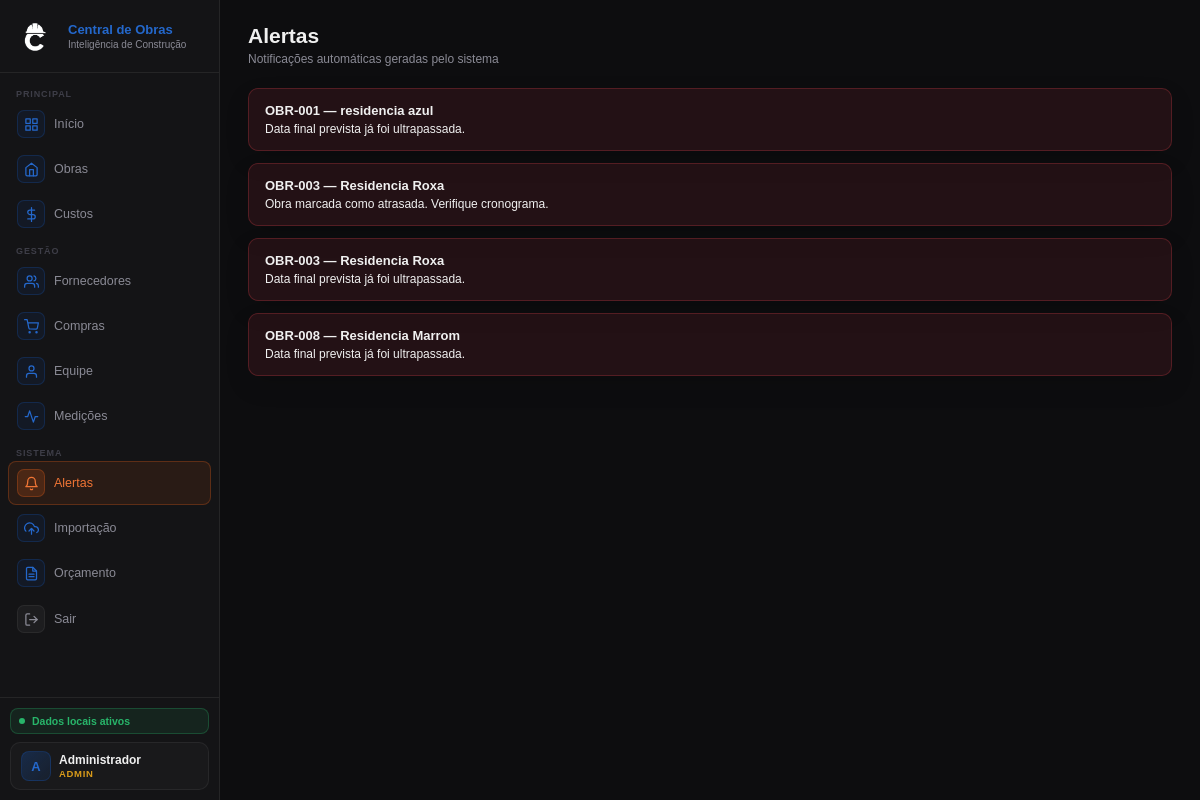
Before: /alertas (signed in) with the older database file.
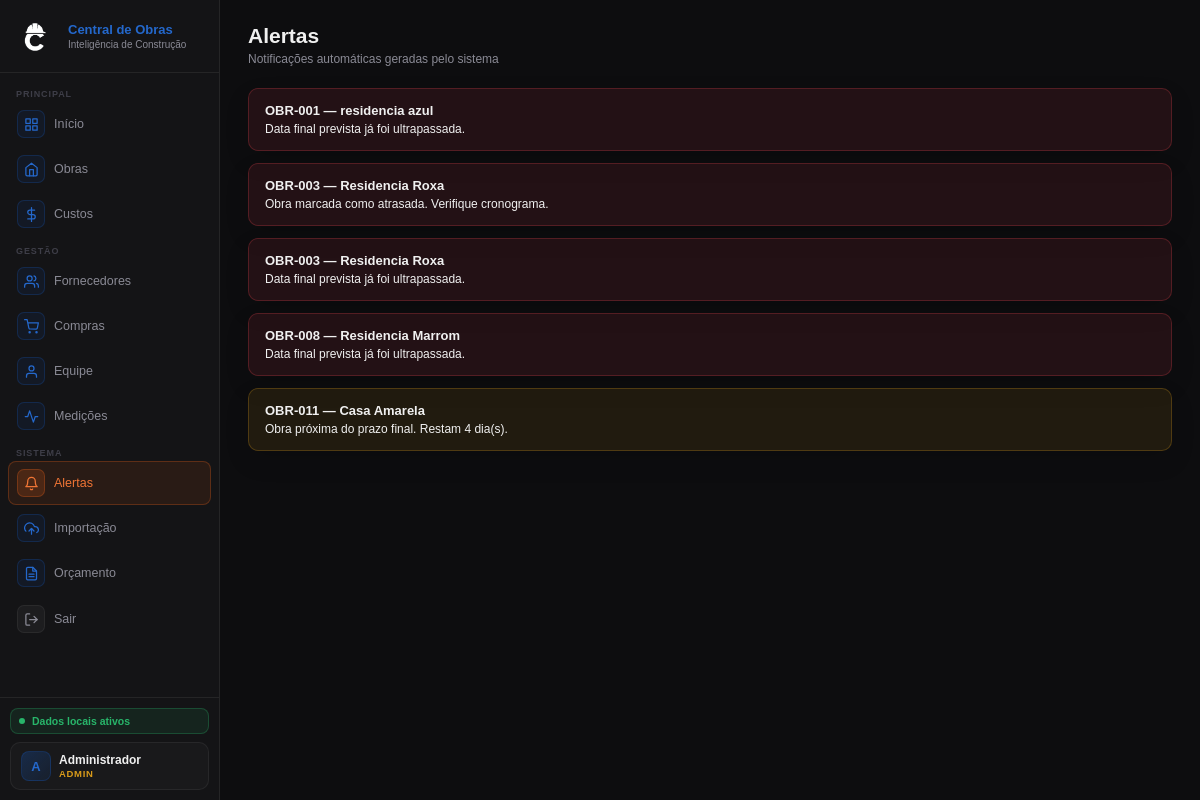
After: the same page with the newer database file.
### tables this page shows
CREATE TABLE obras (
    id INTEGER PRIMARY KEY AUTOINCREMENT,
    codigo TEXT NOT NULL UNIQUE,
    nome TEXT NOT NULL,
    endereco TEXT,
    tipologia TEXT,
    area_m2 REAL,
    data_inicio TEXT,
    data_fim_prevista TEXT,
    orcamento REAL DEFAULT 0,
    receita_total REAL DEFAULT 0,
    progresso_percentual REAL DEFAULT 0,
    status TEXT NOT NULL DEFAULT 'planejamento',
    criado_em TIMESTAMP DEFAULT CURRENT_TIMESTAMP
, tipo_obra TEXT NOT NULL DEFAULT 'contrato', token_publico TEXT, fase_obra TEXT, observacao_responsavel TEXT, foto_capa TEXT);

### routes/dashboard_routes.py (the view)
@dashboard_bp.route("/alertas")
def alertas():
    if not usuario_logado() or not eh_leitura():
        return redirect(url_for("auth_bp.login"))
    lista_alertas = calcular_alertas()
    return render_template("alertas.html", alertas=lista_alertas)

### app.py (called while the page is built)
@app.context_processor
def inject_helpers():
    return dict(
        formatar_moeda=formatar_moeda,
        calcular_media_fornecedor=calcular_media_fornecedor,
        formatar_tipo_obra=formatar_tipo_obra,
        eh_admin=eh_admin,
        eh_gestor=eh_gestor,
        eh_leitura=eh_leitura,
        usuario_perfil=usuario_perfil,
    )

### auth.py (called while the page is built)
def usuario_logado():
    return "usuario_id" in session

def usuario_perfil():
    return session.get("usuario_perfil", "")

def eh_leitura():
    return usuario_perfil() in ["admin", "gestor", "leitura"]

### database.py (called while the page is built)
def get_connection():
    conn = sqlite3.connect(DB_PATH)
    conn.row_factory = sqlite3.Row
    return conn

def query_all(sql, params=()):
    conn = get_connection()
    cursor = conn.execute(sql, params)
    rows = cursor.fetchall()
    conn.close()
    return rows

def query_one(sql, params=()):
    conn = get_connection()
    cursor = conn.execute(sql, params)
    row = cursor.fetchone()
    conn.close()
    return row

### templates/alertas.html (shortened to what this page needs)
{% extends "base.html" %}
{% block content %}
<div class="hdr">
    <div>
        <h1>Alertas</h1>
        <p>Notificações automáticas geradas pelo sistema</p>
    </div>
</div>
{% if alertas and alertas|length > 0 %}
    {% for alerta in alertas %}
    <div class="alert-card {{ alerta.tipo }}">
        <div class="alert-title">{{ alerta.codigo }} — {{ alerta.nome }}</div>
        <div class="alert-text">{{ alerta.mensagem }}</div>
    </div>
    {% endfor %}
{% endif %}
{% endblock %}

Changed rows visible on the page:
added obras: codigo "OBR-011", nome "Casa Amarela", mensagem "Obra próxima do prazo final. Restam 4 dia(s)."
